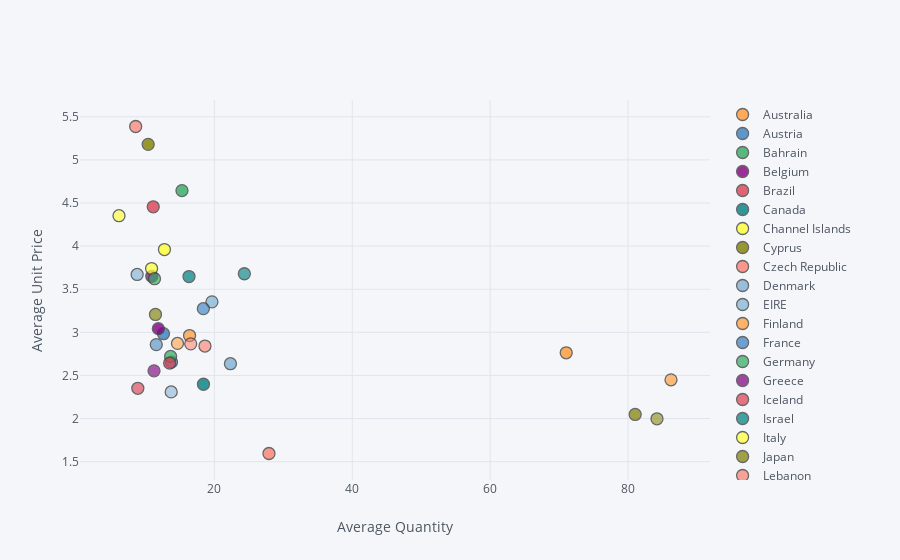

Write notebook code for a chart like this one.
### Code cell
mask = data['Description'] == 'PARTY BUNTING'
df = data.loc[mask,:].groupby(by = 'Country', as_index = False)[['Quantity', 'UnitPrice']].mean()
df.iplot(kind = 'scatter', 
         x = 'Quantity', 
         y = 'UnitPrice', 
         categories = 'Country',
         xTitle = 'Average Quantity',
         yTitle = 'Average Unit Price')

### Figure 1 — Plotly figure (JSON) as saved in the notebook; plotly's stock layout.template omitted (floating-point values rounded to 4 significant figures)
{"data": [{"marker": {"color": "rgba(255, 153, 51, 1.0)", "line": {"width": 1.3}, "opacity": 0.8, "size": 12, "symbol": "circle"}, "mode": "markers", "name": "Australia", "textfont": {"color": "#4D5663"}, "type": "scatter", "uid": "b8b018c4-1175-4e53-a9ca-ea9f0ca1456c", "x": [71.04], "y": [2.762]}, {"marker": {"color": "rgba(55, 128, 191, 1.0)", "line": {"width": 1.3}, "opacity": 0.8, "size": 12, "symbol": "circle"}, "mode": "markers", "name": "Austria", "textfont": {"color": "#4D5663"}, "type": "scatter", "uid": "57e46443-92ef-40e5-8225-803248f0cdab", "x": [12.61], "y": [2.984]}, {"marker": {"color": "rgba(50, 171, 96, 1.0)", "line": {"width": 1.3}, "opacity": 0.8, "size": 12, "symbol": "circle"}, "mode": "markers", "name": "Bahrain", "textfont": {"color": "#4D5663"}, "type": "scatter", "uid": "974864bd-ccd2-4cc8-86be-03d9ef1deb52", "x": [15.29], "y": [4.644]}, {"marker": {"color": "rgba(128, 0, 128, 1.0)", "line": {"width": 1.3}, "opacity": 0.8, "size": 12, "symbol": "circle"}, "mode": "markers", "name": "Belgium", "textfont": {"color": "#4D5663"}, "type": "scatter", "uid": "41ccfef4-7a05-47d0-beed-8ede95706c81", "x": [11.87], "y": [3.043]}, {"marker": {"color": "rgba(219, 64, 82, 1.0)", "line": {"width": 1.3}, "opacity": 0.8, "size": 12, "symbol": "circle"}, "mode": "markers", "name": "Brazil", "textfont": {"color": "#4D5663"}, "type": "scatter", "uid": "c9eaf3f6-b4f2-4ed9-afc2-bbf2c211af83", "x": [11.12], "y": [4.456]}, {"marker": {"color": "rgba(0, 128, 128, 1.0)", "line": {"width": 1.3}, "opacity": 0.8, "size": 12, "symbol": "circle"}, "mode": "markers", "name": "Canada", "textfont": {"color": "#4D5663"}, "type": "scatter", "uid": "f09bf4b0-afb1-4078-b7dc-83213d7cba26", "x": [18.41], "y": [2.398]}, {"marker": {"color": "rgba(255, 255, 51, 1.0)", "line": {"width": 1.3}, "opacity": 0.8, "size": 12, "symbol": "circle"}, "mode": "markers", "name": "Channel Islands", "textfont": {"color": "#4D5663"}, "type": "scatter", "uid": "f2cf47ab-c1bc-491a-91cf-df31076d869a", "x": [12.75], "y": [3.961]}, {"marker": {"color": "rgba(128, 128, 0, 1.0)", "line": {"width": 1.3}, "opacity": 0.8, "size": 12, "symbol": "circle"}, "mode": "markers", "name": "Cyprus", "textfont": {"color": "#4D5663"}, "type": "scatter", "uid": "aa95899f-60df-48ab-8905-ebe6f8826c06", "x": [10.39], "y": [5.181]}, {"marker": {"color": "rgba(251, 128, 114, 1.0)", "line": {"width": 1.3}, "opacity": 0.8, "size": 12, "symbol": "circle"}, "mode": "markers", "name": "Czech Republic", "textfont": {"color": "#4D5663"}, "type": "scatter", "uid": "d100e3c6-dc5c-4de7-9f44-0a228512791e", "x": [27.92], "y": [1.595]}, {"marker": {"color": "rgba(128, 177, 211, 1.0)", "line": {"width": 1.3}, "opacity": 0.8, "size": 12, "symbol": "circle"}, "mode": "markers", "name": "Denmark", "textfont": {"color": "#4D5663"}, "type": "scatter", "uid": "15ed713c-6de6-485b-93cc-3b0989c54a5a", "x": [22.32], "y": [2.636]}, {"marker": {"color": "rgba(128, 177, 211, 0.8999999999999999)", "line": {"width": 1.3}, "opacity": 0.8, "size": 12, "symbol": "circle"}, "mode": "markers", "name": "EIRE", "textfont": {"color": "#4D5663"}, "type": "scatter", "uid": "deb0a7a3-4cef-4b34-9666-9ec90bfec09d", "x": [19.64], "y": [3.353]}, {"marker": {"color": "rgba(255, 153, 51, 0.8999999999999999)", "line": {"width": 1.3}, "opacity": 0.8, "size": 12, "symbol": "circle"}, "mode": "markers", "name": "Finland", "textfont": {"color": "#4D5663"}, "type": "scatter", "uid": "257d30da-3682-4184-8f6e-c8cf6c045755", "x": [16.4], "y": [2.963]}, {"marker": {"color": "rgba(55, 128, 191, 0.8999999999999999)", "line": {"width": 1.3}, "opacity": 0.8, "size": 12, "symbol": "circle"}, "mode": "markers", "name": "France", "textfont": {"color": "#4D5663"}, "type": "scatter", "uid": "316f3bee-07e9-47c2-b89b-3c935972b3ab", "x": [13.77], "y": [2.654]}, {"marker": {"color": "rgba(50, 171, 96, 0.8999999999999999)", "line": {"width": 1.3}, "opacity": 0.8, "size": 12, "symbol": "circle"}, "mode": "markers", "name": "Germany", "textfont": {"color": "#4D5663"}, "type": "scatter", "uid": "00d71334-ea86-4f8d-aa8a-767d9f674f95", "x": [13.65], "y": [2.721]}, {"marker": {"color": "rgba(128, 0, 128, 0.8999999999999999)", "line": {"width": 1.3}, "opacity": 0.8, "size": 12, "symbol": "circle"}, "mode": "markers", "name": "Greece", "textfont": {"color": "#4D5663"}, "type": "scatter", "uid": "3479dabf-fb5c-4e6d-9aba-6a7aad7b983f", "x": [10.92], "y": [3.65]}, {"marker": {"color": "rgba(219, 64, 82, 0.8999999999999999)", "line": {"width": 1.3}, "opacity": 0.8, "size": 12, "symbol": "circle"}, "mode": "markers", "name": "Iceland", "textfont": {"color": "#4D5663"}, "type": "scatter", "uid": "efbd91a0-eeeb-4063-bbcb-09a1eff41f71", "x": [13.51], "y": [2.644]}, {"marker": {"color": "rgba(0, 128, 128, 0.8999999999999999)", "line": {"width": 1.3}, "opacity": 0.8, "size": 12, "symbol": "circle"}, "mode": "markers", "name": "Israel", "textfont": {"color": "#4D5663"}, "type": "scatter", "uid": "361c77fc-c6f9-4ca9-999a-395d2ef8ecd6", "x": [16.31], "y": [3.647]}, {"marker": {"color": "rgba(255, 255, 51, 0.8999999999999999)", "line": {"width": 1.3}, "opacity": 0.8, "size": 12, "symbol": "circle"}, "mode": "markers", "name": "Italy", "textfont": {"color": "#4D5663"}, "type": "scatter", "uid": "d6e71b91-5764-423a-8a7c-92fcc8c5a245", "x": [10.89], "y": [3.74]}, {"marker": {"color": "rgba(128, 128, 0, 0.8999999999999999)", "line": {"width": 1.3}, "opacity": 0.8, "size": 12, "symbol": "circle"}, "mode": "markers", "name": "Japan", "textfont": {"color": "#4D5663"}, "type": "scatter", "uid": "11e3dd3d-266e-4d59-b916-06c27e6ccd36", "x": [81.05], "y": [2.047]}, {"marker": {"color": "rgba(251, 128, 114, 0.8999999999999999)", "line": {"width": 1.3}, "opacity": 0.8, "size": 12, "symbol": "circle"}, "mode": "markers", "name": "Lebanon", "textfont": {"color": "#4D5663"}, "type": "scatter", "uid": "79d56e02-8142-4ca3-b416-319cbb058c38", "x": [8.578], "y": [5.388]}, {"marker": {"color": "rgba(251, 128, 114, 0.7999999999999998)", "line": {"width": 1.3}, "opacity": 0.8, "size": 12, "symbol": "circle"}, "mode": "markers", "name": "Lithuania", "textfont": {"color": "#4D5663"}, "type": "scatter", "uid": "3ebb1e3f-6481-4e96-884a-ef1ff23f4f2b", "x": [18.63], "y": [2.841]}, {"marker": {"color": "rgba(128, 177, 211, 0.7999999999999998)", "line": {"width": 1.3}, "opacity": 0.8, "size": 12, "symbol": "circle"}, "mode": "markers", "name": "Malta", "textfont": {"color": "#4D5663"}, "type": "scatter", "uid": "0e2f4d93-b973-4f3b-8e99-14f166459f4c", "x": [8.789], "y": [3.671]}, {"marker": {"color": "rgba(255, 153, 51, 0.7999999999999998)", "line": {"width": 1.3}, "opacity": 0.8, "size": 12, "symbol": "circle"}, "mode": "markers", "name": "Netherlands", "textfont": {"color": "#4D5663"}, "type": "scatter", "uid": "243541d9-4f23-4f93-86ca-7ba5c9106811", "x": [86.24], "y": [2.449]}, {"marker": {"color": "rgba(55, 128, 191, 0.7999999999999998)", "line": {"width": 1.3}, "opacity": 0.8, "size": 12, "symbol": "circle"}, "mode": "markers", "name": "Norway", "textfont": {"color": "#4D5663"}, "type": "scatter", "uid": "369422cd-49cd-4ff9-99e7-7a670ff2ce60", "x": [18.39], "y": [3.274]}, {"marker": {"color": "rgba(50, 171, 96, 0.7999999999999998)", "line": {"width": 1.3}, "opacity": 0.8, "size": 12, "symbol": "circle"}, "mode": "markers", "name": "Poland", "textfont": {"color": "#4D5663"}, "type": "scatter", "uid": "b525e2a6-51b7-4106-a2dc-ceaad90f9bb1", "x": [11.31], "y": [3.622]}, {"marker": {"color": "rgba(128, 0, 128, 0.7999999999999998)", "line": {"width": 1.3}, "opacity": 0.8, "size": 12, "symbol": "circle"}, "mode": "markers", "name": "Portugal", "textfont": {"color": "#4D5663"}, "type": "scatter", "uid": "34d59cea-929b-4fe9-899b-9aea2b86679f", "x": [11.24], "y": [2.553]}, {"marker": {"color": "rgba(219, 64, 82, 0.7999999999999998)", "line": {"width": 1.3}, "opacity": 0.8, "size": 12, "symbol": "circle"}, "mode": "markers", "name": "Saudi Arabia", "textfont": {"color": "#4D5663"}, "type": "scatter", "uid": "51de8056-ea7e-4a49-8190-6ad01c32dd78", "x": [8.889], "y": [2.351]}, {"marker": {"color": "rgba(0, 128, 128, 0.7999999999999998)", "line": {"width": 1.3}, "opacity": 0.8, "size": 12, "symbol": "circle"}, "mode": "markers", "name": "Singapore", "textfont": {"color": "#4D5663"}, "type": "scatter", "uid": "d8f2a510-a0e2-4ee3-81db-c309c3a84a5a", "x": [24.34], "y": [3.679]}, {"marker": {"color": "rgba(255, 255, 51, 0.7999999999999998)", "line": {"width": 1.3}, "opacity": 0.8, "size": 12, "symbol": "circle"}, "mode": "markers", "name": "South Africa", "textfont": {"color": "#4D5663"}, "type": "scatter", "uid": "04e9498e-f349-46ca-a830-42d53623e9c4", "x": [6.158], "y": [4.353]}, {"marker": {"color": "rgba(128, 128, 0, 0.7999999999999998)", "line": {"width": 1.3}, "opacity": 0.8, "size": 12, "symbol": "circle"}, "mode": "markers", "name": "Spain", "textfont": {"color": "#4D5663"}, "type": "scatter", "uid": "b1f2450a-3419-4a43-93a3-9cff41748d6c", "x": [11.45], "y": [3.207]}, {"marker": {"color": "rgba(128, 128, 0, 0.7)", "line": {"width": 1.3}, "opacity": 0.8, "size": 12, "symbol": "circle"}, "mode": "markers", "name": "Sweden", "textfont": {"color": "#4D5663"}, "type": "scatter", "uid": "4d05b8ea-dd31-4deb-bdac-dd4a18b88171", "x": [84.21], "y": [1.997]}, {"marker": {"color": "rgba(251, 128, 114, 0.7)", "line": {"width": 1.3}, "opacity": 0.8, "size": 12, "symbol": "circle"}, "mode": "markers", "name": "Switzerland", "textfont": {"color": "#4D5663"}, "type": "scatter", "uid": "03dcfc97-aed2-43d1-8d44-31a2f1a1ec89", "x": [16.56], "y": [2.866]}, {"marker": {"color": "rgba(128, 177, 211, 0.7)", "line": {"width": 1.3}, "opacity": 0.8, "size": 12, "symbol": "circle"}, "mode": "markers", "name": "USA", "textfont": {"color": "#4D5663"}, "type": "scatter", "uid": "b36e6538-105c-4802-b9a5-a9d6516905d2", "x": [13.73], "y": [2.309]}, {"marker": {"color": "rgba(255, 153, 51, 0.7)", "line": {"width": 1.3}, "opacity": 0.8, "size": 12, "symbol": "circle"}, "mode": "markers", "name": "United Arab Emirates", "textfont": {"color": "#4D5663"}, "type": "scatter", "uid": "7c910289-2976-4563-a019-617ada6aca2e", "x": [14.64], "y": [2.871]}, {"marker": {"color": "rgba(55, 128, 191, 0.7)", "line": {"width": 1.3}, "opacity": 0.8, "size": 12, "symbol": "circle"}, "mode": "markers", "name": "United Kingdom", "textfont": {"color": "#4D5663"}, "type": "scatter", "uid": "049e65c3-cb76-4e5d-a803-dbf0e6cd20d2", "x": [11.57], "y": [2.858]}], "layout": {"legend": {"bgcolor": "#F5F6F9", "font": {"color": "#4D5663"}}, "paper_bgcolor": "#F5F6F9", "plot_bgcolor": "#F5F6F9", "title": {"font": {"color": "#4D5663"}}, "xaxis": {"gridcolor": "#E1E5ED", "showgrid": true, "tickfont": {"color": "#4D5663"}, "title": {"font": {"color": "#4D5663"}, "text": "Average Quantity"}, "zerolinecolor": "#E1E5ED"}, "yaxis": {"gridcolor": "#E1E5ED", "showgrid": true, "tickfont": {"color": "#4D5663"}, "title": {"font": {"color": "#4D5663"}, "text": "Average Unit Price"}, "zerolinecolor": "#E1E5ED"}}}
